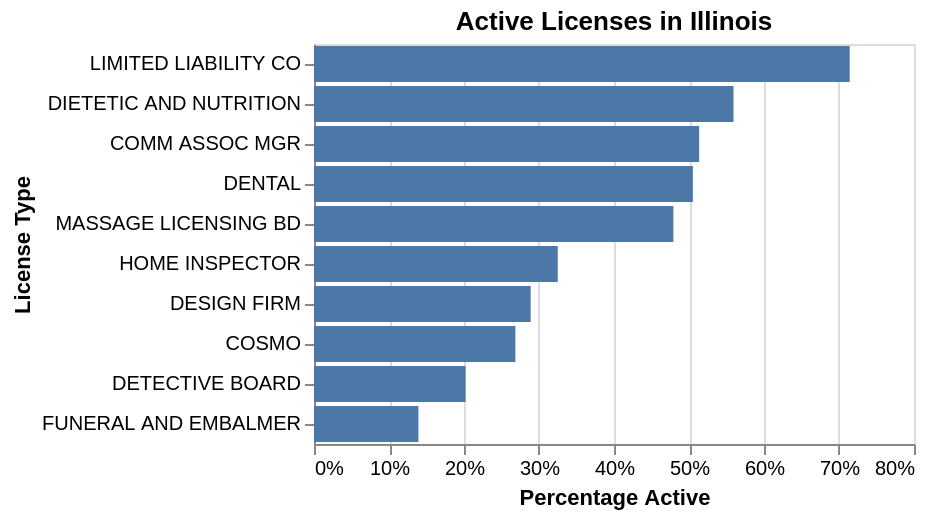

Write notebook code for a chart like this one.
### Markdown cell above
## Chart 2

### Code cell
il = df[df["State"] == "IL"]

top_types = il["License Type"].value_counts().head(10).index
il = il[il["License Type"].isin(top_types)]

il["Active"] = il["License Status"] == "ACTIVE"

percent_active = il.groupby("License Type")["Active"].mean().reset_index()

fig_2 = alt.Chart(percent_active).mark_bar().encode(
    x=alt.X("Active:Q", title="Percentage Active", axis=alt.Axis(format="%")),
    y=alt.Y("License Type:N", sort="-x"),
    tooltip=["License Type:N", alt.Tooltip("Active:Q", format=".1%")]
).properties(
    title="Active Licenses in Illinois"
)

fig_2

### Figure 1 — Vega-Lite specification as saved in the notebook (floating-point values rounded to 4 significant figures)
{"config": {"view": {"continuousWidth": 300, "continuousHeight": 300}}, "data": {"name": "data-0a9cf9cae02556417079cf5e1f55bde2"}, "mark": {"type": "bar"}, "encoding": {"tooltip": [{"field": "License Type", "type": "nominal"}, {"field": "Active", "format": ".1%", "type": "quantitative"}], "x": {"axis": {"format": "%"}, "field": "Active", "title": "Percentage Active", "type": "quantitative"}, "y": {"field": "License Type", "sort": "-x", "type": "nominal"}}, "title": "Active Licenses in Illinois", "$schema": "https://vega.github.io/schema/vega-lite/v6.4.1.json", "datasets": {"data-0a9cf9cae02556417079cf5e1f55bde2": [{"License Type": "COMM ASSOC MGR", "Active": 0.5135}, {"License Type": "COSMO", "Active": 0.2685}, {"License Type": "DENTAL", "Active": 0.5052}, {"License Type": "DESIGN FIRM", "Active": 0.2889}, {"License Type": "DETECTIVE BOARD", "Active": 0.2021}, {"License Type": "DIETETIC AND NUTRITION", "Active": 0.5593}, {"License Type": "FUNERAL AND EMBALMER", "Active": 0.1392}, {"License Type": "HOME INSPECTOR", "Active": 0.325}, {"License Type": "LIMITED LIABILITY CO", "Active": 0.7143}, {"License Type": "MASSAGE LICENSING BD", "Active": 0.4792}]}}
